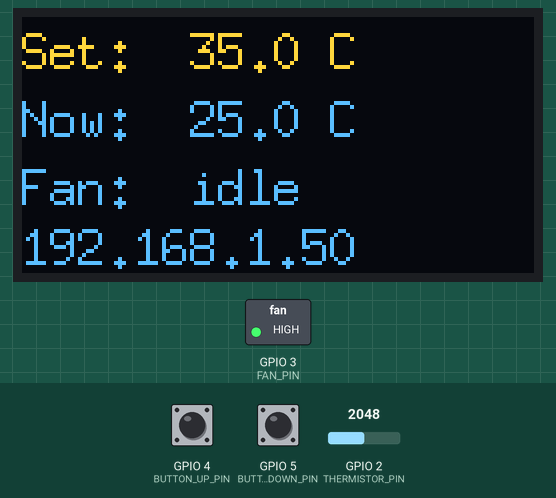
This program was run on a simulated Seeed XIAO ESP32-C3. Parts: 128×64 one-colour display, switched loads named in the program (green lamp = pin HIGH). The inputs (shaded band) are chosen by the test bench; at power-on: GPIO 2 (THERMISTOR_PIN) = 2048, GPIO 4 (BUTTON_UP_PIN) HIGH, GPIO 5 (BUTTON_DOWN_PIN) HIGH (analog values on the 0–4095 scale). The OLED is the two-colour kind (top 16 rows yellow); WiFi joins after 1.5 s; servers stay silent unless stated; EEPROM starts erased; what the program prints to the serial monitor is not drawn.

Above: at 2.7 s.
2.8 s: GPIO 2 (THERMISTOR_PIN) set to 1720
At 5.2 s:
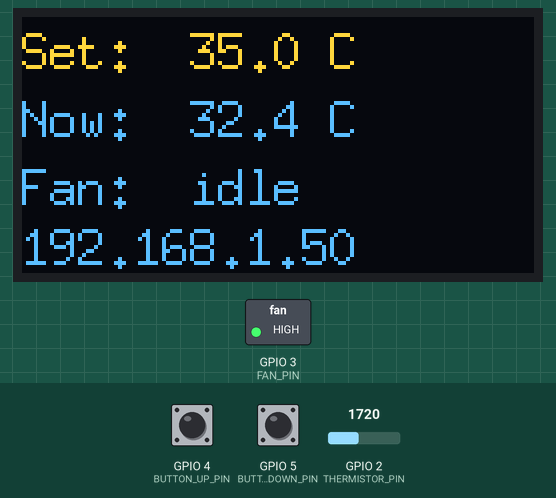
5.5 s: GPIO 2 (THERMISTOR_PIN) set to 1654
At 7.0 s:
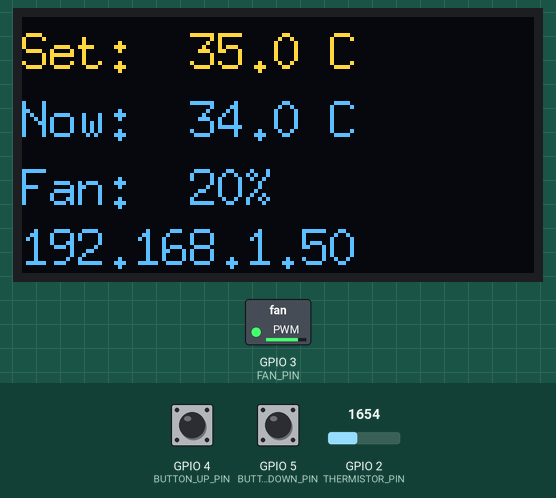
7.5 s: GPIO 2 (THERMISTOR_PIN) set to 0
At 8.5 s:
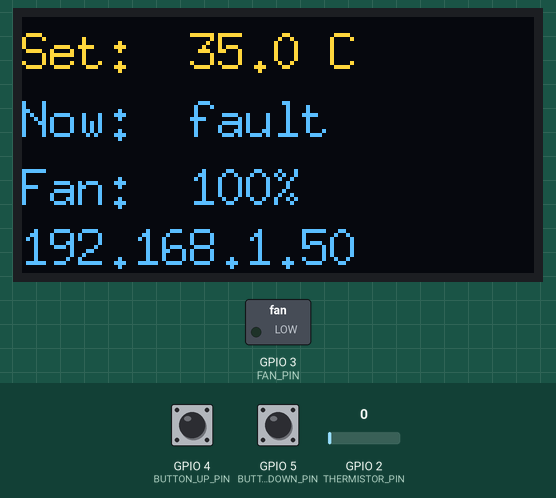
9.5 s: GPIO 4 (BUTTON_UP_PIN) pulled LOW for 1 s
At 10.9 s:
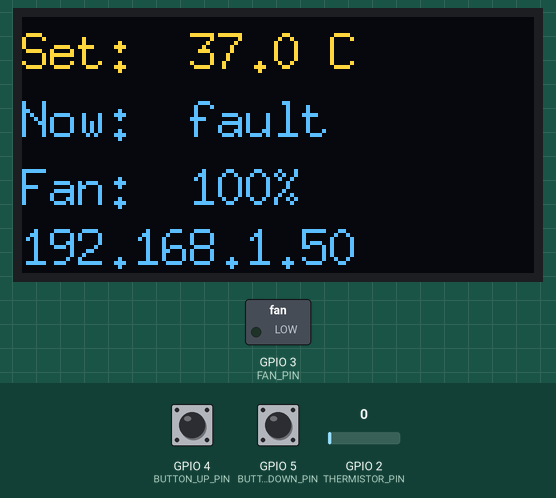
12.0 s: GPIO 5 (BUTTON_DOWN_PIN) pulled LOW for 3.2 s
At 16.3 s:
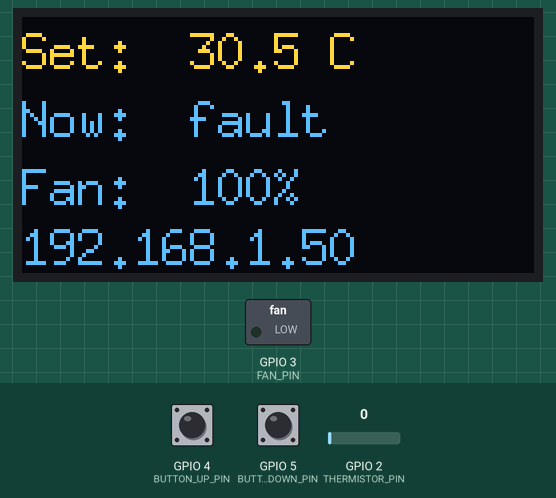
16.7 s: GPIO 5 (BUTTON_DOWN_PIN) pulled LOW for 0.15 s
At 17.6 s:
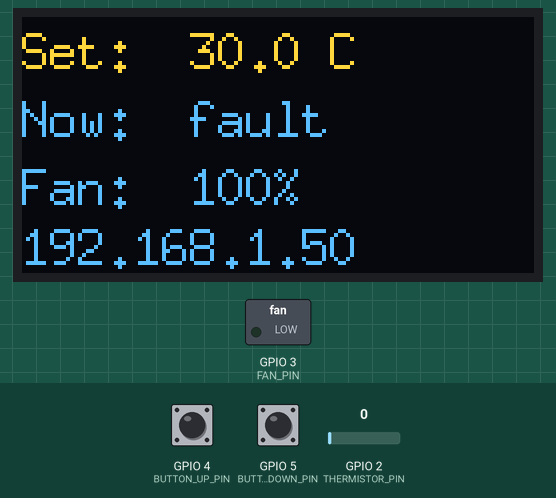
Timing chart, 0 to 19.3 s (numbered marks = the images above; inputs shaded):
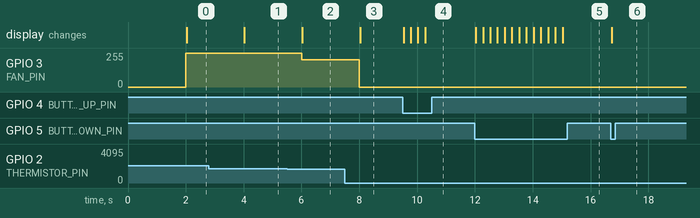

The program:

main.cpp
```cpp
#include <Arduino.h>
#include <DNSServer.h>
#include <ESPAsyncWebServer.h>
#include <ESPAsyncWiFiManager.h>
#include <Preferences.h>
#include <U8g2lib.h>
#include <WiFi.h>
#include <Wire.h>

// Xiao ESP32-C3 pins. Use a 3.3 V thermistor divider, a 2N7000 open-drain
// driver on the fan's PWM pin, a hardware-I2C OLED (D4/D5), and two
// momentary buttons to nudge the setpoint locally.
constexpr uint8_t THERMISTOR_PIN = D0;
constexpr uint8_t FAN_PIN = D1;
constexpr uint8_t BUTTON_UP_PIN = D2;
constexpr uint8_t BUTTON_DOWN_PIN = D3;

constexpr char SETUP_AP_NAME[] = "AD5X-Chamber-Setup";
constexpr char SETUP_AP_PASSWORD[] = "chamber123";
constexpr float SERIES_RESISTOR_OHMS = 10000.0f;
constexpr float THERMISTOR_NOMINAL_OHMS = 10000.0f;
constexpr float NOMINAL_TEMPERATURE_C = 25.0f;
constexpr float THERMISTOR_BETA = 3950.0f;
constexpr float ADC_REFERENCE_VOLTS = 3.3f;
constexpr float SETPOINT_MIN_C = 10.0f;
constexpr float SETPOINT_MAX_C = 60.0f;
constexpr float DEFAULT_SETPOINT_C = 35.0f;
constexpr float DEFAULT_TOP_OFFSET_C = 3.0f;
constexpr float DEFAULT_BOTTOM_OFFSET_C = 1.0f;
constexpr float MAX_FAN_SPEED_MIN_PERCENT = 10.0f;
constexpr float MAX_FAN_SPEED_MAX_PERCENT = 100.0f;
constexpr float DEFAULT_MAX_FAN_SPEED_PERCENT = 100.0f;
// Most small DC fans stall or stutter below this duty, so once the fan is
// asked to run at all it ramps from this floor, not from zero.
constexpr float MIN_FAN_RAMP_PERCENT = 20.0f;
constexpr uint32_t FAN_PWM_FREQUENCY_HZ = 25000;
constexpr uint8_t FAN_PWM_RESOLUTION_BITS = 8;
constexpr unsigned long SAMPLE_INTERVAL_MS = 2000;
constexpr float SETPOINT_STEP_C = 0.5f;
constexpr unsigned long BUTTON_DEBOUNCE_MS = 250;

AsyncWebServer server(80);
DNSServer dns;
Preferences preferences;
U8G2_SSD1306_128X64_NONAME_F_HW_I2C display(U8G2_R0, U8X8_PIN_NONE);
float setpointC = DEFAULT_SETPOINT_C;
float topOffsetC = DEFAULT_TOP_OFFSET_C;
float bottomOffsetC = DEFAULT_BOTTOM_OFFSET_C;
float maxFanSpeedPercent = DEFAULT_MAX_FAN_SPEED_PERCENT;
float temperatureC = NAN;
uint8_t fanDutyPercent = 0;
unsigned long lastSampleMs = 0;
unsigned long lastButtonUpMs = 0;
unsigned long lastButtonDownMs = 0;

float readTemperatureC() {
  const int raw = analogRead(THERMISTOR_PIN);
  if (raw <= 0 || raw >= 4095) {
    return NAN;
  }

  const float voltage = (static_cast<float>(raw) / 4095.0f) * ADC_REFERENCE_VOLTS;
  const float resistance = SERIES_RESISTOR_OHMS * voltage / (ADC_REFERENCE_VOLTS - voltage);
  const float steinhart = log(resistance / THERMISTOR_NOMINAL_OHMS) / THERMISTOR_BETA
      + 1.0f / (NOMINAL_TEMPERATURE_C + 273.15f);
  return 1.0f / steinhart - 273.15f;
}

void updateFan() {
  const float topC = setpointC + topOffsetC;
  const float bottomC = setpointC - bottomOffsetC;
  float rampPercent;

  if (isnan(temperatureC)) {
    // Sensor fault: ignore the configured cap and force full ventilation.
    rampPercent = 100.0f;
  } else if (temperatureC <= bottomC) {
    rampPercent = 0.0f;
  } else if (temperatureC >= topC) {
    rampPercent = maxFanSpeedPercent;
  } else {
    const float floorPercent = min(MIN_FAN_RAMP_PERCENT, maxFanSpeedPercent);
    const float fraction = (temperatureC - bottomC) / (topC - bottomC);
    rampPercent = floorPercent + fraction * (maxFanSpeedPercent - floorPercent);
  }

  fanDutyPercent = static_cast<uint8_t>(lroundf(constrain(rampPercent, 0.0f, 100.0f)));

  // The 2N7000 pulls the fan's (pulled-up) PWM line low when its gate is
  // driven high, so the GPIO duty needed is the complement of fan speed.
  const uint8_t gpioDuty = static_cast<uint8_t>(
      lroundf((100 - fanDutyPercent) * 255.0f / 100.0f));
  ledcWrite(FAN_PIN, gpioDuty);
}

void persistSettings() {
  preferences.putFloat("setpoint", setpointC);
  preferences.putFloat("topOffset", topOffsetC);
  preferences.putFloat("bottomOffset", bottomOffsetC);
  preferences.putFloat("maxFanSpeed", maxFanSpeedPercent);
}

void updateDisplay() {
  display.firstPage();
  do {
    display.setFont(u8g2_font_7x13_mf);
    display.drawStr(0, 13, ("Set:  " + String(setpointC, 1) + " C").c_str());
    display.drawStr(0, 30, (isnan(temperatureC) ? "Now:  fault" : "Now:  " + String(temperatureC, 1) + " C").c_str());
    display.drawStr(0, 47, ("Fan:  " + (fanDutyPercent == 0 ? String("idle") : String(fanDutyPercent) + "%")).c_str());
    display.drawStr(0, 62, WiFi.localIP().toString().c_str());
  } while (display.nextPage());
}

void handleButtons() {
  const unsigned long now = millis();
  if (digitalRead(BUTTON_UP_PIN) == LOW && now - lastButtonUpMs >= BUTTON_DEBOUNCE_MS) {
    lastButtonUpMs = now;
    setpointC = constrain(setpointC + SETPOINT_STEP_C, SETPOINT_MIN_C, SETPOINT_MAX_C);
    persistSettings();
    updateFan();
    updateDisplay();
  }
  if (digitalRead(BUTTON_DOWN_PIN) == LOW && now - lastButtonDownMs >= BUTTON_DEBOUNCE_MS) {
    lastButtonDownMs = now;
    setpointC = constrain(setpointC - SETPOINT_STEP_C, SETPOINT_MIN_C, SETPOINT_MAX_C);
    persistSettings();
    updateFan();
    updateDisplay();
  }
}

String page() {
  const String temperature = isnan(temperatureC) ? "Sensor fault" : String(temperatureC, 1) + " &deg;C";
  const String state = fanDutyPercent == 0 ? String("IDLE") : String(fanDutyPercent) + "% speed";
  return String(F("<!doctype html><html><head><meta name='viewport' content='width=device-width,initial-scale=1'>"
           "<title>AD5X Chamber</title><style>body{font-family:system-ui;max-width:34rem;margin:2rem auto;padding:0 1rem;color:#17212b}"
           "main{border:1px solid #ccd5dc;border-radius:8px;padding:1.25rem}h1{margin-top:0}label{display:block;margin-top:1rem}"
           "input,button{font:inherit;padding:.55rem;margin-top:.3rem;width:100%;box-sizing:border-box}button{margin-top:1.25rem;background:#1769aa;color:white;border:0;border-radius:4px}"
           ".reading{font-size:2rem;font-weight:700}.state{font-weight:700;color:#1769aa}</style></head><body><main><h1>AD5X Chamber</h1><div class='reading'>"))
      + temperature + F("</div><p>Fan: <span class='state'>") + state
      + F("</span></p><form method='post' action='/settings'><label>Target temperature (&deg;C)<input name='setpoint' type='number' step='0.5' min='10' max='60' value='")
      + String(setpointC, 1) + F("'></label><label>Upper threshold above target (&deg;C)<input name='top' type='number' step='0.5' min='0.5' max='20' value='")
      + String(topOffsetC, 1) + F("'></label><label>Lower threshold below target (&deg;C)<input name='bottom' type='number' step='0.5' min='0.5' max='20' value='")
      + String(bottomOffsetC, 1) + F("'></label><label>Maximum fan speed (%)<input name='maxfan' type='number' step='5' min='")
      + String(MAX_FAN_SPEED_MIN_PERCENT, 0) + F("' max='") + String(MAX_FAN_SPEED_MAX_PERCENT, 0) + F("' value='")
      + String(maxFanSpeedPercent, 0) + F("'></label><button type='submit'>Save settings</button></form></main></body></html>");
}

void handleSettings(AsyncWebServerRequest *request) {
  if (request->hasParam("setpoint", true)) {
    setpointC = constrain(request->getParam("setpoint", true)->value().toFloat(), SETPOINT_MIN_C, SETPOINT_MAX_C);
  }
  if (request->hasParam("top", true)) {
    topOffsetC = constrain(request->getParam("top", true)->value().toFloat(), 0.5f, 20.0f);
  }
  if (request->hasParam("bottom", true)) {
    bottomOffsetC = constrain(request->getParam("bottom", true)->value().toFloat(), 0.5f, 20.0f);
  }
  if (request->hasParam("maxfan", true)) {
    maxFanSpeedPercent = constrain(request->getParam("maxfan", true)->value().toFloat(),
        MAX_FAN_SPEED_MIN_PERCENT, MAX_FAN_SPEED_MAX_PERCENT);
  }
  persistSettings();
  updateFan();
  request->redirect("/");
}

void setup() {
  Serial.begin(115200);
  // Duty 0 holds the gate low, so the 2N7000 stays off and the fan's PWM
  // pull-up drives full speed as a fail-safe until the control loop starts.
  ledcAttach(FAN_PIN, FAN_PWM_FREQUENCY_HZ, FAN_PWM_RESOLUTION_BITS);
  ledcWrite(FAN_PIN, 0);
  analogReadResolution(12);

  pinMode(BUTTON_UP_PIN, INPUT_PULLUP);
  pinMode(BUTTON_DOWN_PIN, INPUT_PULLUP);

  Wire.begin();
  display.begin();
  display.setFont(u8g2_font_7x13_mf);
  display.firstPage();
  do {
    display.drawStr(0, 13, "AD5X Chamber");
    display.drawStr(0, 30, "Connecting Wi-Fi...");
  } while (display.nextPage());

  preferences.begin("chamber", false);
  setpointC = preferences.getFloat("setpoint", DEFAULT_SETPOINT_C);
  topOffsetC = preferences.getFloat("topOffset", DEFAULT_TOP_OFFSET_C);
  bottomOffsetC = preferences.getFloat("bottomOffset", DEFAULT_BOTTOM_OFFSET_C);
  maxFanSpeedPercent = preferences.getFloat("maxFanSpeed", DEFAULT_MAX_FAN_SPEED_PERCENT);

  WiFi.setHostname("AD5X-Chamber");
  AsyncWiFiManager wifiManager(&server, &dns);
  if (!wifiManager.autoConnect(SETUP_AP_NAME, SETUP_AP_PASSWORD)) {
    Serial.println("Wi-Fi setup failed; restarting.");
    delay(1000);
    ESP.restart();
  }
  WiFi.setAutoReconnect(true);
  Serial.print("Open http://");
  Serial.println(WiFi.localIP());

  server.on("/", HTTP_GET, [](AsyncWebServerRequest *request) {
    request->send(200, "text/html", page());
  });
  server.on("/settings", HTTP_POST, handleSettings);
  server.begin();
}

void loop() {
  handleButtons();

  if (millis() - lastSampleMs >= SAMPLE_INTERVAL_MS) {
    lastSampleMs = millis();
    temperatureC = readTemperatureC();
    updateFan();
    updateDisplay();
    Serial.printf("Temperature: %.1f C, fan: %u%%\n", temperatureC, fanDutyPercent);
  }
}
```

Measured:
- the behaviour switches between 1655 and 1654 on GPIO 2 (THERMISTOR_PIN) (found by bisection; images 1 and 2)
- after the input at 2.8 s, the display: changes after 1.2 s (image 1)
- after the input at 5.5 s, GPIO 3 (FAN_PIN): 255/255 → 203/255 after 0.50 s; the display: changes after 0.53 s (image 2)
- after the input at 7.5 s, GPIO 3 (FAN_PIN): 203/255 → 0/255 after 0.50 s; the display: changes after 0.53 s (image 3)
- after the input at 9.5 s, the display: first changes at once (image 4 shows a later state)
- after the input at 12.0 s, the display: first changes at once (image 5 shows a later state)
- after the input at 16.7 s, the display: changes at once (image 6)
